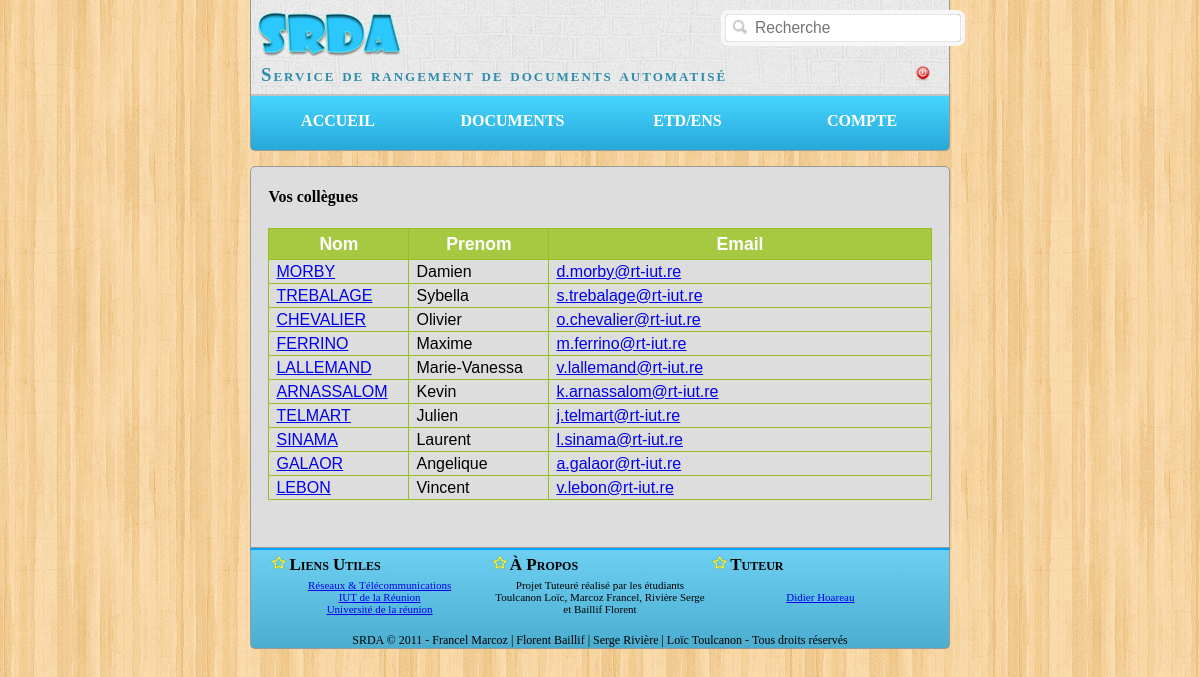
The page /index.php?page=trombi&action=LP RT (signed in) on the database its author committed.
### tables this page shows
CREATE TABLE `etudiant` (
  `num_etd` int(8) NOT NULL,
  `nom_etd` varchar(30) NOT NULL,
  `prenom_etd` varchar(30) NOT NULL,
  `email_etd` varchar(320) NOT NULL,
  `promo` varchar(10) NOT NULL,
  `pass` varchar(32) NOT NULL,
  `td` varchar(3) NOT NULL,
  `tp` varchar(3) NOT NULL,
  PRIMARY KEY (`num_etd`)
);

### application/view/trombi.php (the view)
<?php if(!empty($liste)){ ?>
	<div class="tableDiv articles">
		<h4>Vos collègues</h4>
		<table class="tableExemple">
			<th width=125>Nom</th>
			<th width=125>Prenom</th>
			<th>Email</th>
			<?php foreach($liste as $valeur) { ?>
				<tr>
					<td>
						<?php
						if(!empty($valeur['promo'])){
							$path = 'application/img/trombi/' . $valeur['promo'] . '/' . $valeur['id'] . '.png';
							echo getTrombi($path,$valeur['nom']);
						}
						else{
							echo $valeur['nom'];
						}
						  ?>
					</td>
					<td><?php echo $valeur['prenom']?></td>
					<td><?php echo "<a href=mailto:" . $valeur['email'] . ">" . $valeur['email'] . "</a>";?></td>
				</tr>
			<?php }?>
		</table>
	</div>
<?php }else{?>
	<div><i>Filière inexistante...</i></div>
<?php }?>

### application/model/trombiModel.php (shortened to what this page needs)
<?php
function getListe($promo) {
	$bdd = connexionBase();
	$promo = strtoupper($promo);
	$listePromo = array('RT1', 'RT2', 'LP RT');
	$result = array();
	$i = 0;
	if ($promo == "ENSEIGNANT") {
		$requete = "select nom_ens, prenom_ens,email_ens from enseignant ";
		$res = $bdd -> prepare($requete);
		$res -> execute();
		foreach ($res as $valeur) {
			$result[$i]['nom'] = $valeur['nom_ens'];
			$result[$i]['prenom'] = $valeur['prenom_ens'];
			$result[$i]['email'] = $valeur['email_ens'];
			$i++;
		}
	}
	elseif (in_array($promo, $listePromo)) {
		$bdd = connexionBase();
		$requete = "select nom_etd, prenom_etd,email_etd,num_etd,promo from etudiant where promo=:promo";
		$res = $bdd -> prepare($requete);
		$res -> bindParam(':promo', $promo);
		$res -> execute();
		foreach ($res as $valeur) {
			$result[$i]['nom'] = $valeur['nom_etd'];
			$result[$i]['prenom'] = $valeur['prenom_etd'];
			$result[$i]['email'] = $valeur['email_etd'];
			$result[$i]['id'] = $valeur['num_etd'];
			$result[$i]['promo'] = $valeur['promo'];
			$i++;
		}
	}
	return $result;
}
function getTrombi($path, $nom) {
	if (is_file($path)) {
		$url = '<a href="javascript:void(0);"
				onMouseOver="return overlib(\'\',
				WIDTH, 84, HEIGHT, 113,LEFT,OFFSETX,30,OFFSETY,-50,BORDER,\'2\',
				BGCOLOR,\'#2F8CAE\',
				FGBACKGROUND,\'' . $path . '\');"
				onMouseOut="return nd();">' . $nom . '</a>';
		return $url;
	}
	else {
		$path = 'application/img/trombi/profil.png';
		$url = '<a href="javascript:void(0);"
				onMouseOver="return overlib(\'\',
				WIDTH, 84, HEIGHT, 113,LEFT,OFFSETX,30,OFFSETY,-50,BORDER,\'2\',
				BGCOLOR,\'#2F8CAE\',
				FGBACKGROUND,\'' . $path . '\');"
				onMouseOut="return nd();">' . $nom . '</a>';
		return $url;
	}
}
?>

### application/css/style.css (style rules this page uses)
html,body { margin-top:0; font-family: "Trebuchet MS", Times, serif; background: url(../img/pattern.png) fixed; }
.articles { border-style: solid; border-width: 0px; }
.tableDiv { margin-left:auto; margin-right:auto; margin-top: 10px; width:95%; }
.tableExemple { font-family:"Trebuchet MS", Arial, Helvetica, sans-serif; width:100%; border-collapse:collapse; font-weight:normal; }
.tableExemple td, .tableExemple th { font-size:1em; border:1px solid #98bf21; padding:3px 7px 2px 7px; }
.tableExemple th { font-size:1.1em; text-align:center; padding-top:5px; padding-bottom:4px; background-color:#A7C942; color:#ffffff; }

### rows shown on the page
etudiant: nom_etd "MORBY", prenom_etd "Damien", email_etd "d.morby@rt-iut.re"
etudiant: nom_etd "TREBALAGE", prenom_etd "Sybella", email_etd "s.trebalage@rt-iut.re"
etudiant: nom_etd "CHEVALIER", prenom_etd "Olivier", email_etd "o.chevalier@rt-iut.re"
etudiant: nom_etd "FERRINO", prenom_etd "Maxime", email_etd "m.ferrino@rt-iut.re"
etudiant: nom_etd "LALLEMAND", prenom_etd "Marie-Vanessa", email_etd "v.lallemand@rt-iut.re"
etudiant: nom_etd "ARNASSALOM", prenom_etd "Kevin", email_etd "k.arnassalom@rt-iut.re"
etudiant: nom_etd "TELMART", prenom_etd "Julien", email_etd "j.telmart@rt-iut.re"
etudiant: nom_etd "SINAMA", prenom_etd "Laurent", email_etd "l.sinama@rt-iut.re"
etudiant: nom_etd "GALAOR", prenom_etd "Angelique", email_etd "a.galaor@rt-iut.re"
etudiant: nom_etd "LEBON", prenom_etd "Vincent", email_etd "v.lebon@rt-iut.re"
